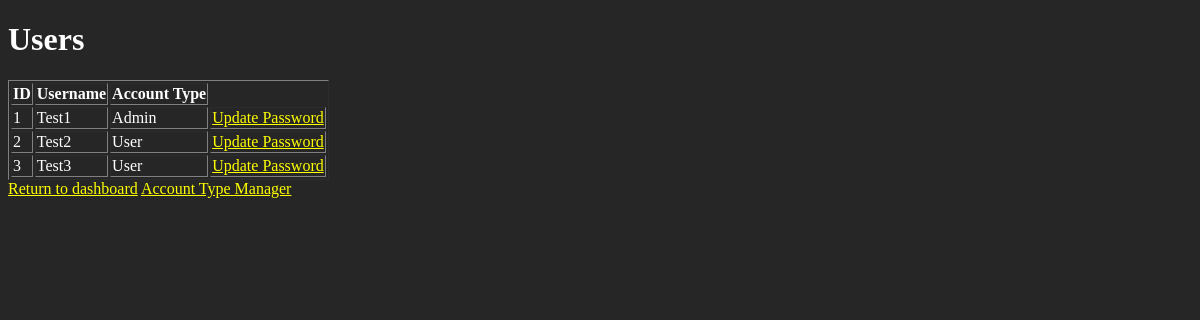
The page /users (signed in) on the database as committed earlier.
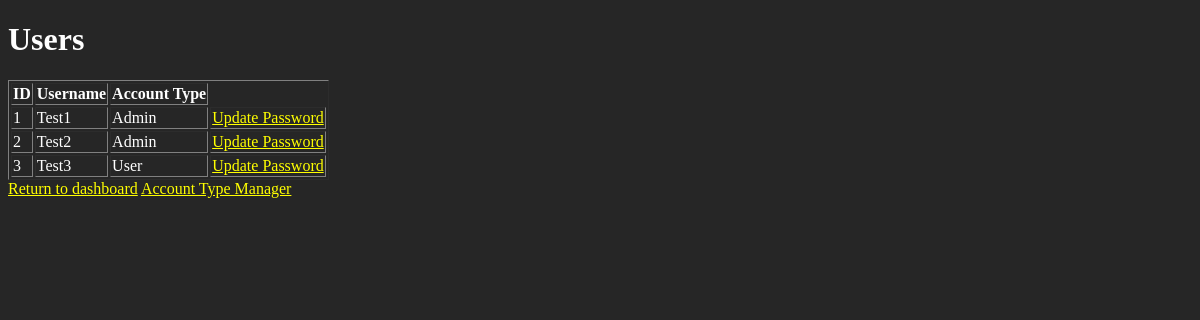
The same page on the database as committed later.
### app.py (models this page shows)
class Users(UserMixin, db.Model):
    id = db.Column(db.Integer, primary_key=True)
    username = db.Column(db.String(50), nullable=False, unique=True)
    email = db.Column(db.String(50), nullable=False, unique=True)
    password = db.Column(db.String(80), nullable=False)
    accounttype = db.Column(db.String(50), nullable=False, default="User")

### app.py (the view)
@app.route('/users', methods=['GET'])
@login_required
def users():
    UID = current_user.id
    users = fetchUsers(UID)
    if isinstance(users, list):
        return render_template("users.html", users=users)
    else:
        flash("Could not fetch users.")
        return redirect(url_for("index"))

### Backend/accountTypeMannager.py (called while the page is built)
def authAdmin(UID):
    try:
        conn = sqlite3.connect('./Database/tables.db')
        cur = conn.cursor()
    except:
        return "connection failed"
    try:
        sql = '''SELECT ACCOUNTTYPE FROM users WHERE ROWID = ''' + str(UID) + ';'
        cur.execute(sql)
        accountType = cur.fetchone()
    except:
        print("retrieval failed")
        return "retrival failed"
    if str(accountType[0]) == "Admin":
        print("True")
        return True
    else:
        print("False")
        return False

def fetchUsers(UID):
    try:
        conn = sqlite3.connect('./Database/tables.db')
        cur = conn.cursor()
    except:
        return "connection failed"
    if authAdmin(UID) == True:
        try:
            sql = '''SELECT ROWID, USERNAME, ACCOUNTTYPE FROM users'''
            cur.execute(sql)
            userList = cur.fetchall()
            print(userList)
            return userList
        except:
            print("Fetch failed")
            return "Fetch failed"
    else:
        print("User not verified for this action")
        return "User not verified for this action"

### templates/users.html (shortened to what this page needs)
{% extends "base.html" %}
{% block content %}
<h1>Users</h1>
<table border="1">
    <tr>
        <th>ID</th>
        <th>Username</th>
        <th>Account Type</th>
    </tr>
    {% for user in users %}
    <tr>
        <td>{{ user[0] }}</td>
        <td>{{ user[1] }}</td>
        <td>{{ user[2] }}</td>
        <td>
            {% if current_user.accounttype == "Admin" %}
                <a href="{{ url_for('updatePassword', userid=user[0]) }}">Update Password</a>
            {% endif %}
        </td>
    {% endfor %}
</table>
<a href="{{ url_for('index') }}">Return to dashboard</a>
<a href="{{ url_for('accountTypeMannager') }}">Account Type Manager</a>
{% endblock %}

Rows that differ between the two databases and show on the page:
changed Users "Test2": accounttype "User" → "Admin"
